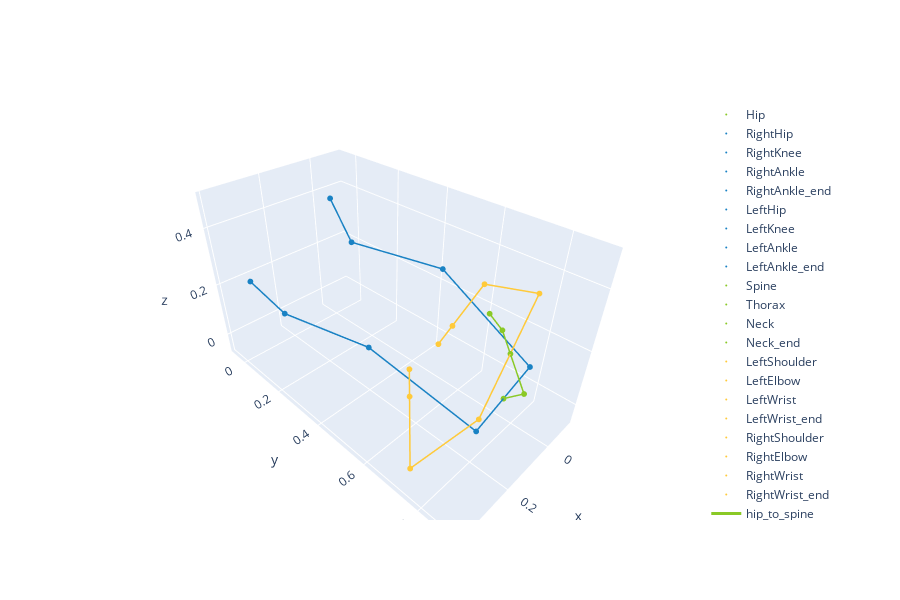

Notebook source saved alongside this figure:
### Code cell
from IPython.display import display, DisplayHandle

hdl:Optional[DisplayHandle] = None
is_first = True
fw = go.FigureWidget()
def plot_frame(sk: Skeleton, index: int):
    global fw
    global is_first
    frames = sk.total_frames
    assert 0 <= index < frames, f"index must be between 0 and {frames - 1} inclusive but got {index}; frames={frames}"
    fig = go.Figure()


    scatters = [j.create_scatter(index) for j in sk.joints]
    lines = [b.create_lines(index) for b in sk.bones]

    
    fig.add_traces(scatters + lines)
    # if there's a JavaScript error
    # restart Visual Studio Code (or use `.show()` method?)
    if is_first:
        is_first = False
    else:
        assert hdl is not None, "hdl must be initialized"
        fw = go.FigureWidget(fig)
        # https://stackoverflow.com/questions/52863305/plotly-scatter3d-how-can-i-force-3d-axes-to-have-the-same-scale-aspect-ratio
        fw.update_layout(height=600, scene=dict(aspectmode="data"))
        fw.show()
        hdl.update(None)

slider = widgets.IntSlider(min=0,
                           max=sk.total_frames - 1,
                           step=1,
                           value=0,
                           continue_update=False)

p = interactive(plot_frame, sk=fixed(sk_f), index=slider)
display(p, clear=True)
hdl = display(fw, display_id=True)

### Figure 1 — Plotly figure (JSON) as saved in the notebook; plotly's stock layout.template omitted (floating-point values rounded to 4 significant figures)
{"data": [{"marker": {"color": "rgb(138,201,38)", "size": 2}, "mode": "markers", "name": "Hip", "type": "scatter3d", "uid": "ba65c9b8-c044-4d08-bdb9-0bc8024bd3d8", "x": [0], "y": [0.7627], "z": [0]}, {"marker": {"color": "rgb(25,130,196)", "size": 2}, "mode": "markers", "name": "RightHip", "type": "scatter3d", "uid": "327d369f-2846-42d7-8fba-f568cbbb0904", "x": [0.1123], "y": [0.7545], "z": [-0.05848]}, {"marker": {"color": "rgb(25,130,196)", "size": 2}, "mode": "markers", "name": "RightKnee", "type": "scatter3d", "uid": "a100bf70-8201-4215-b52a-564e59b69140", "x": [0.2275], "y": [0.4297], "z": [0.1332]}, {"marker": {"color": "rgb(25,130,196)", "size": 2}, "mode": "markers", "name": "RightAnkle", "type": "scatter3d", "uid": "123acbd2-e70b-4de5-9f1a-b1fcaef6374e", "x": [0.2203], "y": [-0.01611], "z": [0.02474]}, {"marker": {"color": "rgb(25,130,196)", "size": 2}, "mode": "markers", "name": "RightAnkle_end", "type": "scatter3d", "uid": "57180986-c929-4501-92a5-979425f1cb14", "x": [0.3087], "y": [-0.05548], "z": [0.1807]}, {"marker": {"color": "rgb(25,130,196)", "size": 2}, "mode": "markers", "name": "LeftHip", "type": "scatter3d", "uid": "8db9ec38-4c04-4085-b28b-0c4734c71eb4", "x": [-0.1123], "y": [0.7709], "z": [0.05848]}, {"marker": {"color": "rgb(25,130,196)", "size": 2}, "mode": "markers", "name": "LeftKnee", "type": "scatter3d", "uid": "ffc80211-51d1-4b32-9dad-653be3e58c8e", "x": [-0.02749], "y": [0.4818], "z": [0.3129]}, {"marker": {"color": "rgb(25,130,196)", "size": 2}, "mode": "markers", "name": "LeftAnkle", "type": "scatter3d", "uid": "e7b594d9-c6c7-448d-b346-2a71fcf76d81", "x": [-0.06344], "y": [0.03355], "z": [0.2218]}, {"marker": {"color": "rgb(25,130,196)", "size": 2}, "mode": "markers", "name": "LeftAnkle_end", "type": "scatter3d", "uid": "67098532-e607-4a44-a2af-6fa721295cfe", "x": [-0.0105], "y": [-0.005533], "z": [0.3931]}, {"marker": {"color": "rgb(138,201,38)", "size": 2}, "mode": "markers", "name": "Spine", "type": "scatter3d", "uid": "f2a47518-d336-4dc5-b45d-2cd36aa3d85e", "x": [0.08178], "y": [0.8591], "z": [0.1435]}, {"marker": {"color": "rgb(138,201,38)", "size": 2}, "mode": "markers", "name": "Thorax", "type": "scatter3d", "uid": "91af8a37-8212-4563-ae9a-111ba83379f8", "x": [0.2121], "y": [0.8684], "z": [0.362]}, {"marker": {"color": "rgb(138,201,38)", "size": 2}, "mode": "markers", "name": "Neck", "type": "scatter3d", "uid": "fc7582b7-fd77-4e9b-b3d5-3429b43e63df", "x": [0.2709], "y": [0.8726], "z": [0.4607]}, {"marker": {"color": "rgb(138,201,38)", "size": 2}, "mode": "markers", "name": "Neck_end", "type": "scatter3d", "uid": "13c792dd-206d-47f0-bc3d-e9983e85fab0", "x": [0.286], "y": [0.8476], "z": [0.4963]}, {"marker": {"color": "rgb(255,202,58)", "size": 2}, "mode": "markers", "name": "LeftShoulder", "type": "scatter3d", "uid": "4cecf4b0-0b5c-4b4d-bd3c-9d5e906c0a94", "x": [0.07714], "y": [0.8422], "z": [0.4435]}, {"marker": {"color": "rgb(255,202,58)", "size": 2}, "mode": "markers", "name": "LeftElbow", "type": "scatter3d", "uid": "df0e83e1-1756-4abe-ad4f-2cf3e6140056", "x": [-0.04624], "y": [0.6181], "z": [0.313]}, {"marker": {"color": "rgb(255,202,58)", "size": 2}, "mode": "markers", "name": "LeftWrist", "type": "scatter3d", "uid": "8eaeb5a2-79ad-4bfe-96ce-ee89e0c77957", "x": [0.1227], "y": [0.6437], "z": [0.2703]}, {"marker": {"color": "rgb(255,202,58)", "size": 2}, "mode": "markers", "name": "LeftWrist_end", "type": "scatter3d", "uid": "f3e03b49-45a7-4f17-832b-19a382ffb4c4", "x": [0.1902], "y": [0.654], "z": [0.2532]}, {"marker": {"color": "rgb(255,202,58)", "size": 2}, "mode": "markers", "name": "RightShoulder", "type": "scatter3d", "uid": "416e9990-a0e5-49f7-8c80-b3e71fc9e8c7", "x": [0.347], "y": [0.8946], "z": [0.2804]}, {"marker": {"color": "rgb(255,202,58)", "size": 2}, "mode": "markers", "name": "RightElbow", "type": "scatter3d", "uid": "8cb483dc-dda0-4d55-80f0-9d4862c8ac92", "x": [0.3959], "y": [0.7541], "z": [0.03478]}, {"marker": {"color": "rgb(255,202,58)", "size": 2}, "mode": "markers", "name": "RightWrist", "type": "scatter3d", "uid": "c49ac85e-7057-4358-a58c-9e8be52e85e1", "x": [0.2981], "y": [0.6574], "z": [0.1447]}, {"marker": {"color": "rgb(255,202,58)", "size": 2}, "mode": "markers", "name": "RightWrist_end", "type": "scatter3d", "uid": "bec90719-319f-41d6-bb00-e0335a2a2d16", "x": [0.2589], "y": [0.6187], "z": [0.1886]}, {"line": {"color": "rgb(138,201,38)", "width": 3}, "mode": "lines", "name": "hip_to_spine", "type": "scatter3d", "uid": "ba93ac33-3561-4a50-866f-b44da6134201", "x": [0, 0.08178], "y": [0.7627, 0.8591], "z": [0, 0.1435]}, {"line": {"color": "rgb(138,201,38)", "width": 3}, "mode": "lines", "name": "spine_to_thorax", "type": "scatter3d", "uid": "8cda0b48-a32a-42aa-9cad-7670e8b74e4e", "x": [0.08178, 0.2121], "y": [0.8591, 0.8684], "z": [0.1435, 0.362]}, {"line": {"color": "rgb(138,201,38)", "width": 3}, "mode": "lines", "name": "thorax_to_neck", "type": "scatter3d", "uid": "dcea0ffd-b44b-4ecc-a149-60342261852d", "x": [0.2121, 0.2709], "y": [0.8684, 0.8726], "z": [0.362, 0.4607]}, {"line": {"color": "rgb(138,201,38)", "width": 3}, "mode": "lines", "name": "neck_to_neck_end", "type": "scatter3d", "uid": "b6081b4f-51ce-45de-8527-984917e86dbc", "x": [0.2709, 0.286], "y": [0.8726, 0.8476], "z": [0.4607, 0.4963]}, {"line": {"color": "rgb(255,202,58)", "width": 3}, "mode": "lines", "name": "thorax_to_right_shoulder", "type": "scatter3d", "uid": "9ae3c7e7-e07c-4ce2-9c3e-1c2cdd217585", "x": [0.2121, 0.347], "y": [0.8684, 0.8946], "z": [0.362, 0.2804]}, {"line": {"color": "rgb(255,202,58)", "width": 3}, "mode": "lines", "name": "right_shoulder_to_elbow", "type": "scatter3d", "uid": "cb9c5d3a-314b-4c70-9612-da4af67c4ccd", "x": [0.347, 0.3959], "y": [0.8946, 0.7541], "z": [0.2804, 0.03478]}, {"line": {"color": "rgb(255,202,58)", "width": 3}, "mode": "lines", "name": "right_elbow_to_wrist", "type": "scatter3d", "uid": "5e245212-9aa2-47cc-8585-4b0c1bc952a3", "x": [0.3959, 0.2981], "y": [0.7541, 0.6574], "z": [0.03478, 0.1447]}, {"line": {"color": "rgb(255,202,58)", "width": 3}, "mode": "lines", "name": "right_wrist_to_end", "type": "scatter3d", "uid": "e000a124-ee16-4f4c-a40a-387e272f8409", "x": [0.2981, 0.2589], "y": [0.6574, 0.6187], "z": [0.1447, 0.1886]}, {"line": {"color": "rgb(255,202,58)", "width": 3}, "mode": "lines", "name": "thorax_to_left_shoulder", "type": "scatter3d", "uid": "0102c09f-9a07-4987-b1d0-c06e9e48ab32", "x": [0.2121, 0.07714], "y": [0.8684, 0.8422], "z": [0.362, 0.4435]}, {"line": {"color": "rgb(255,202,58)", "width": 3}, "mode": "lines", "name": "left_shoulder_to_elbow", "type": "scatter3d", "uid": "ae266e25-3388-4aa9-9df4-0fe3ceca07e1", "x": [0.07714, -0.04624], "y": [0.8422, 0.6181], "z": [0.4435, 0.313]}, {"line": {"color": "rgb(255,202,58)", "width": 3}, "mode": "lines", "name": "left_elbow_to_wrist", "type": "scatter3d", "uid": "d7ed9b56-3dcc-4451-8d2c-e7a8f98d27b5", "x": [-0.04624, 0.1227], "y": [0.6181, 0.6437], "z": [0.313, 0.2703]}, {"line": {"color": "rgb(255,202,58)", "width": 3}, "mode": "lines", "name": "left_wrist_to_end", "type": "scatter3d", "uid": "46e089ea-7adb-4485-a5fa-7b97f29c3f9d", "x": [0.1227, 0.1902], "y": [0.6437, 0.654], "z": [0.2703, 0.2532]}, {"line": {"color": "rgb(25,130,196)", "width": 3}, "mode": "lines", "name": "hip_to_right_hip", "type": "scatter3d", "uid": "010b5502-e3f7-4418-99d6-931a68ad798e", "x": [0, 0.1123], "y": [0.7627, 0.7545], "z": [0, -0.05848]}, {"line": {"color": "rgb(25,130,196)", "width": 3}, "mode": "lines", "name": "right_hip_to_knee", "type": "scatter3d", "uid": "fbdad7ec-7672-45e6-823b-4e943e38cd7c", "x": [0.1123, 0.2275], "y": [0.7545, 0.4297], "z": [-0.05848, 0.1332]}, {"line": {"color": "rgb(25,130,196)", "width": 3}, "mode": "lines", "name": "right_knee_to_ankle", "type": "scatter3d", "uid": "fcc11c98-e8ea-482f-8cd7-8cb359c33010", "x": [0.2275, 0.2203], "y": [0.4297, -0.01611], "z": [0.1332, 0.02474]}, {"line": {"color": "rgb(25,130,196)", "width": 3}, "mode": "lines", "name": "right_ankle_to_end", "type": "scatter3d", "uid": "1ddc8cbc-241e-44bd-b868-3b1d07df42dd", "x": [0.2203, 0.3087], "y": [-0.01611, -0.05548], "z": [0.02474, 0.1807]}, {"line": {"color": "rgb(25,130,196)", "width": 3}, "mode": "lines", "name": "hip_to_left_hip", "type": "scatter3d", "uid": "2faadaca-059a-4c19-a3ed-f6b1e226b19e", "x": [0, -0.1123], "y": [0.7627, 0.7709], "z": [0, 0.05848]}, {"line": {"color": "rgb(25,130,196)", "width": 3}, "mode": "lines", "name": "left_hip_to_knee", "type": "scatter3d", "uid": "07cae1e5-236e-4bcc-ad21-fe153dc8b2e9", "x": [-0.1123, -0.02749], "y": [0.7709, 0.4818], "z": [0.05848, 0.3129]}, {"line": {"color": "rgb(25,130,196)", "width": 3}, "mode": "lines", "name": "left_knee_to_ankle", "type": "scatter3d", "uid": "8dea55ae-3bd7-4849-b6cb-abf01e8b5308", "x": [-0.02749, -0.06344], "y": [0.4818, 0.03355], "z": [0.3129, 0.2218]}, {"line": {"color": "rgb(25,130,196)", "width": 3}, "mode": "lines", "name": "left_ankle_to_end", "type": "scatter3d", "uid": "e5bc679e-4e92-4f99-98ec-f38c6e5520f6", "x": [-0.06344, -0.0105], "y": [0.03355, -0.005533], "z": [0.2218, 0.3931]}], "layout": {"height": 600, "scene": {"aspectmode": "data"}}}
